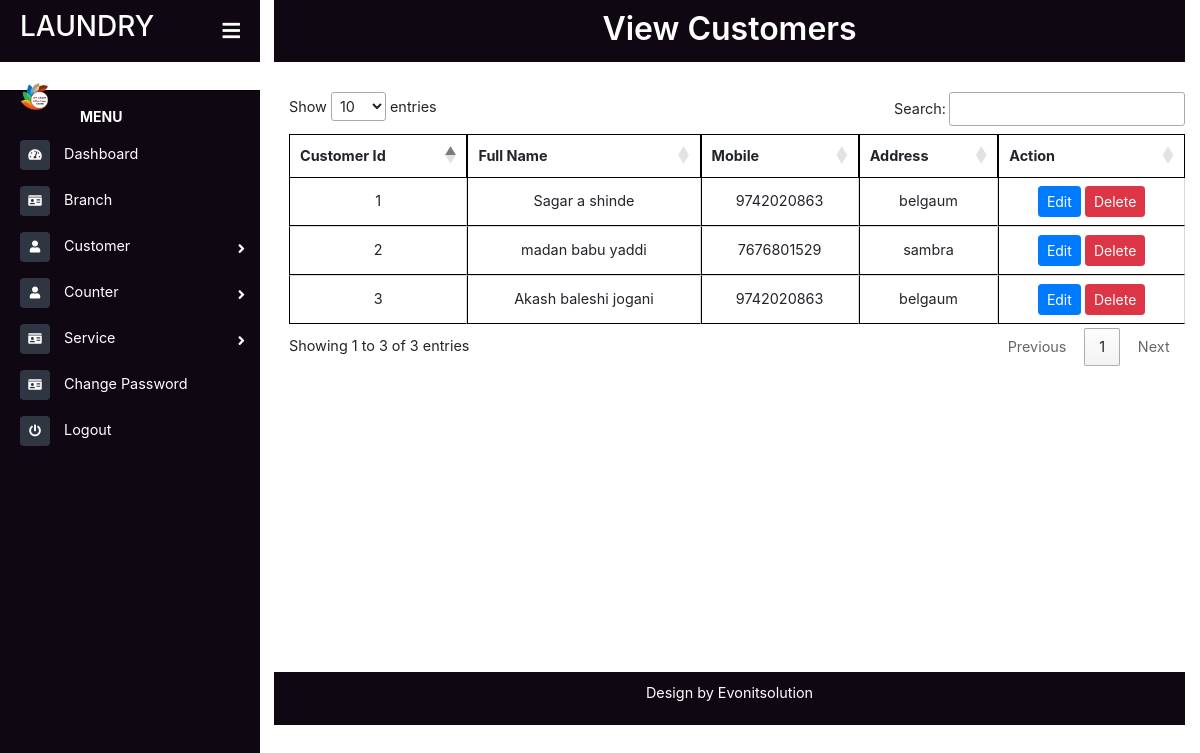
The app's page /DeleveryBoy/cust_view.php, older data.
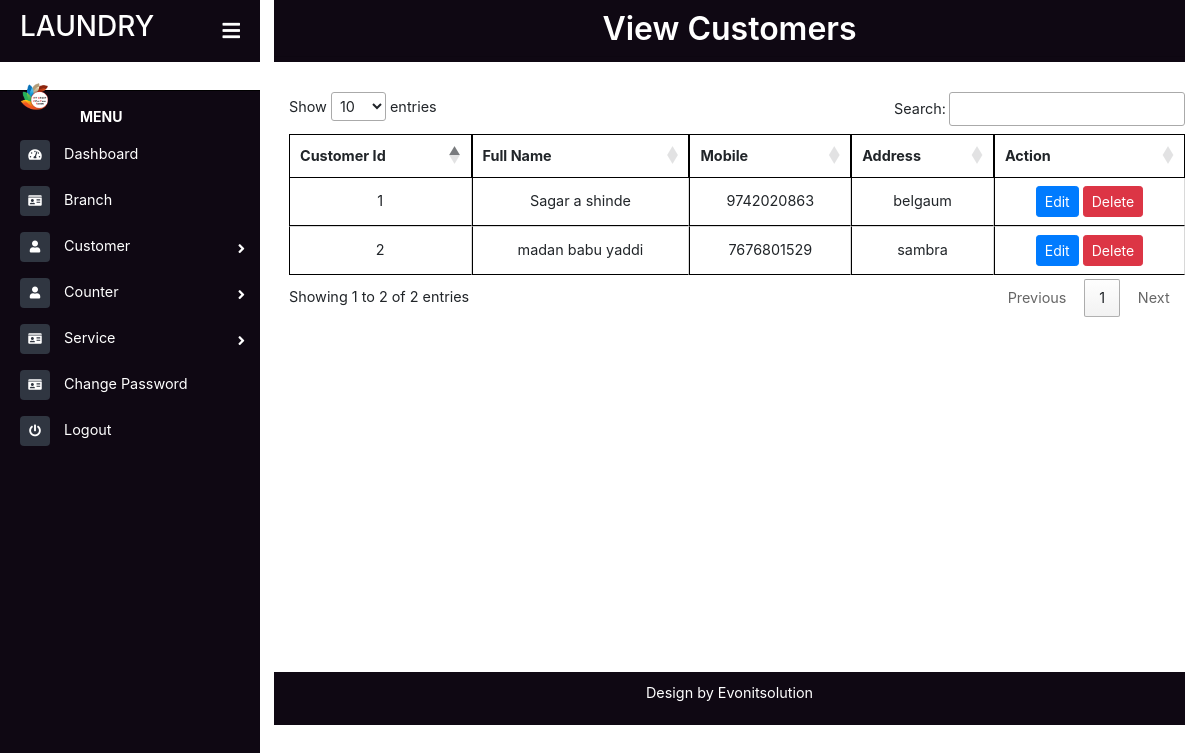
The same page, newer data.
### tables this page shows
CREATE TABLE `customer` (
  `cid` int(10) NOT NULL,
  `fname` varchar(20) NOT NULL,
  `mname` varchar(20) NOT NULL,
  `lname` varchar(20) NOT NULL,
  `email` varchar(30) NOT NULL,
  `mobile` varchar(12) NOT NULL,
  `hno` varchar(10) NOT NULL,
  `adds` varchar(50) NOT NULL,
  `land` varchar(20) NOT NULL,
  `city` varchar(20) NOT NULL,
  `state` varchar(20) NOT NULL,
  `zip` varchar(10) NOT NULL,
  `full` varchar(100) NOT NULL
);

### DeleveryBoy/cust_view.php (the view, shortened to what this page needs)
<?php include("sidebar.php");
?>
<link href="assets/css/foms.css" rel="stylesheet">
<div class="page-content container-fluid">
    <div class="footer">
        <div class="d-flex justify-content-center">
             <h2 class="" style=" font-weight: 600">View Customers</h2>
        </div>
        <hr style="margin: 0px;">
    </div>
</div>
<main class="page-content">
    <div class="container">
        <div class="table-responsive" style="overflow-y:scroll; height: 580px; width:80% margin-left: 100px;">
            <table id="example" class="cell-border" style="width:100%">
            <thead>
                <tr>
                    <th>Customer Id</th>
                    <th>Full Name</th>
                    <th>Mobile</th>
                    <th>Address</th>
                    <th>Action</th>
                </tr>
            </thead>
            <tbody>
                <?php
                    $qry="select * from customer";
                    $exc=mysqli_query($conn,$qry);
                    while($row=mysqli_fetch_array($exc)){
                    ?>
                    <tr class="text-center">
                        <td><?php echo $row['cid'] ?></td>
                        <td><?php echo $row['full'] ?></td>
                        <td><?php echo $row['mobile'] ?></td>
                        <td><?php echo $row['adds'] ?></td>
                    <td class="text-center">
                            <a href="add_cust.php?edit=<?php echo $row['cid']?>"><button class="btn btn-sm btn-primary">Edit</button> </a>
                            <a onclick="del(<?php echo $row['cid']; ?>)"><button class="btn btn-sm btn-danger deletebutton" type="button">Delete</button></a></td>
                    </tr>
                    <?php
                    }
                ?>
            </tbody>
            </table>
        </div>
    </div>
</main>
<?php include("../footer.php"); ?>

Row changes from the older to the newer data that the page shows:
removed customer: cid "3", full "Akash baleshi jogani", mobile "9742020863", adds "belgaum"
Text that changed along with them:
text written by a page script: "Show entries Search: Showing 1 to 3 of 3 entries Previous 1 Next" → "Show entries Search: Showing 1 to 2 of 2 entries Previous 1 Next"
